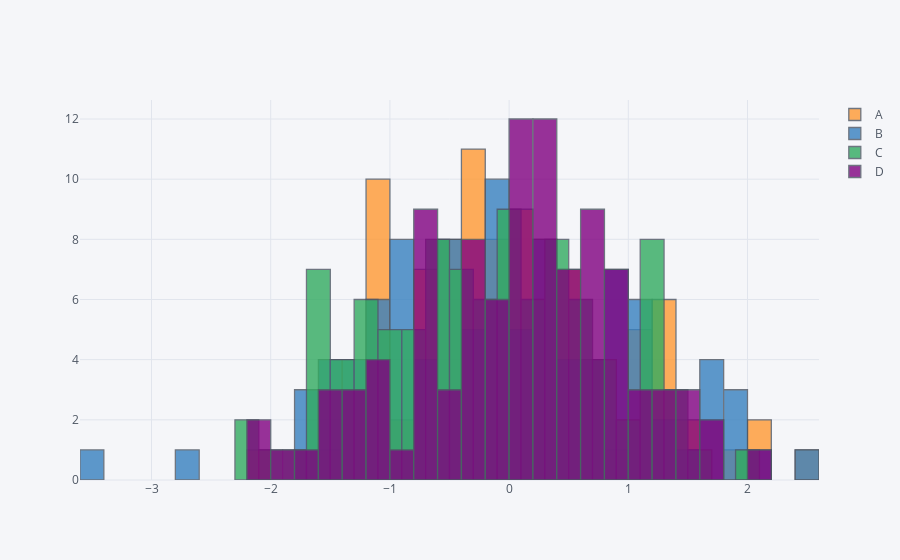

The code cell stored with this chart in its notebook:
### Markdown cell above
### Overlapping Histograms 

Turn column on / off by clicking on the legend

### Code cell
df.iplot(kind='hist',bins=30)
